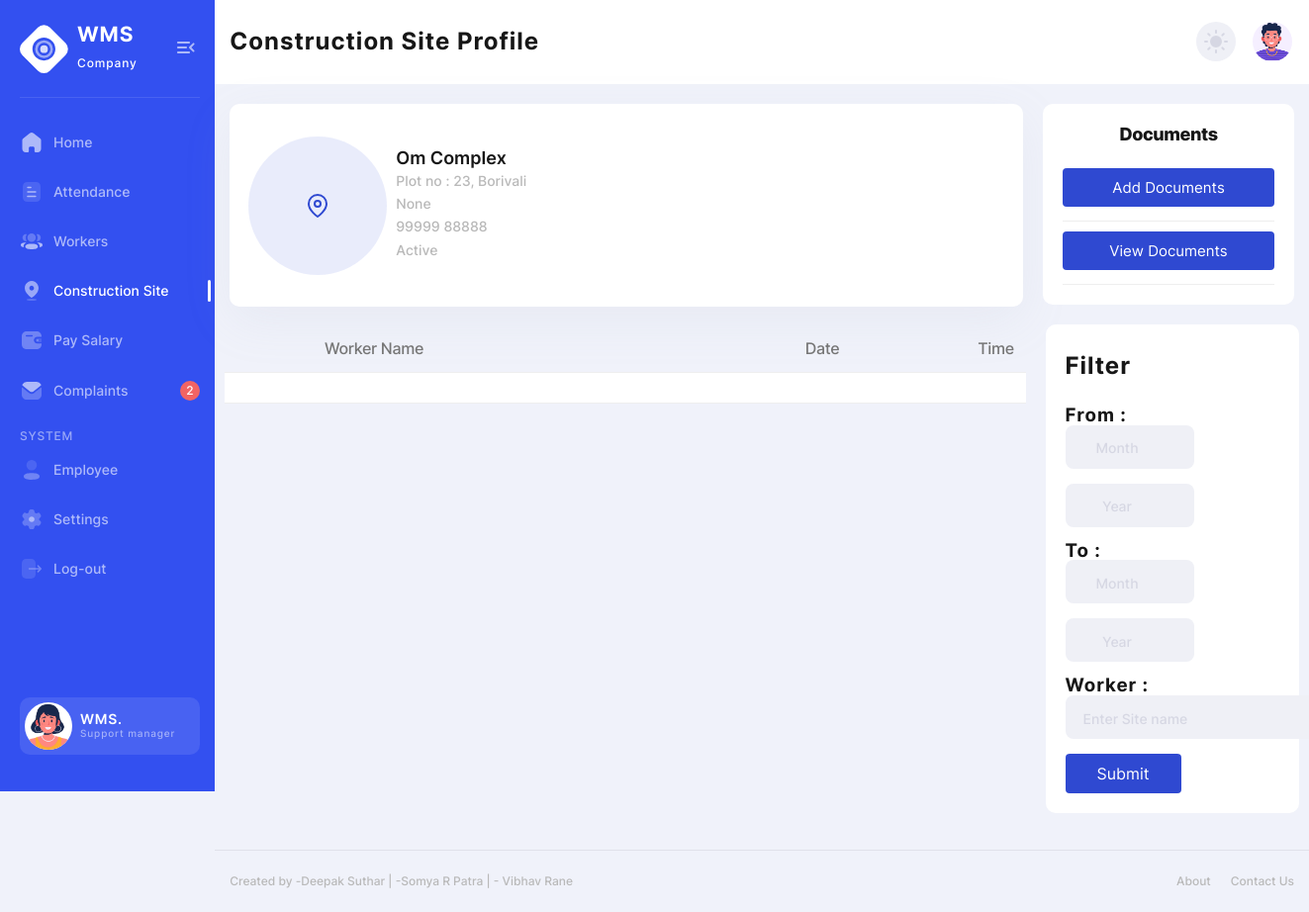
The page /construction_site_profile/1 (signed in) on the database its author committed.
### admpage/models.py (models this page shows, shortened)
class Site(models.Model):
    STATUS =(
        ('Active','Active'),
        ('Unactive','Unactive'),
        ('Finished','Finished',),
    )
    sname = models.CharField(max_length=200,null=True)
    status = models.CharField(max_length=10,null=True,choices=STATUS)
    location = models.CharField(max_length=300,null=True)
    city = models.CharField(max_length=100,null=True)
    contact = models.CharField(max_length=20,null=True)

### admpage/views.py (the view)
@login_required(login_url='emplog')
def construction_site_profile(request, pk):
    construction_site_profile = Site.objects.get(id=pk)
    att = Attendance.objects.all().order_by('-ada','-atim')
    context = {'construction_site_profile':construction_site_profile,'att':att}
    return render(request, "site_profile.html", context)

### templates/site_profile.html (shortened to what this page needs)
{% load static %}
<!DOCTYPE html>
<html lang="en">
<head>
  <link rel="stylesheet" href="{% static 'css/style.css' %}">
</head>
<body>
<div class="page-flex">
  <aside class="sidebar">
    <div class="sidebar-start">
        <div class="sidebar-head">
            <a href="/" class="logo-wrapper" title="Home">
                <span class="icon logo" aria-hidden="true"></span>
                <div class="logo-text">
                    <span class="logo-title">WMS</span>
                    <span class="logo-subtitle">Company</span>
                </div>
            </a>
            <button class="sidebar-toggle transparent-btn" title="Menu" type="button">
                <span class="icon menu-toggle" aria-hidden="true"></span>
            </button>
        </div>
        <div class="sidebar-body">
            <ul class="sidebar-body-menu">
                <li>
                    <a class=" " href="/home"><span class="icon home" aria-hidden="true"></span>Home</a>
                </li>
                <li>
                    <a class=" " href="/attendance">
                        <span class="icon document" aria-hidden="true"></span>Attendance
                    </a>
                </li>
                <li>
                    <a class="" href="/workers">
                        <span class="icon user-3" aria-hidden="true"></span>Workers
                    </a>
                </li>
                <li>
                    <a class="active" href="/construction">
                        <span class="icon location" aria-hidden="true"></span>Construction Site
                    </a>
                </li>
                <li>
                    <a class=" " href="/paysalary">
                        <span class="icon wallet" aria-hidden="true"></span>Pay Salary
                    </a>
                </li>
                <li>
                    <a class=" " href="/complaints">
                        <span class="icon message" aria-hidden="true"></span>Complaints
                    </a>
                    <span class="msg-counter">2</span>
                </li>
            </ul>
            <span class="system-menu__title">system</span>
            <ul class="sidebar-body-menu">
                <li>
                  <a class=" " href="/empreg">
                    <span class="icon profile" aria-hidden="true"></span>Employee
                </a>
                </li>
                <li>
                    <a href="##"><span class="icon setting" aria-hidden="true"></span>Settings</a>
                </li>
                <li>
                  <a href="{% url 'logout' %}"><span class="icon log-out" aria-hidden="true"></span>Log-out</a>
                </li>
            </ul>
        </div>
    </div>
    <div class="sidebar-footer">
        <a href="##" class="sidebar-user">
            <span class="sidebar-user-img">
                <picture><source srcset="{% static 'img/avatar/avatar-illustrated-01.webp' %}" type="image/webp"><img src="{% static 'img/avatar/avatar-illustrated-01.png' %}" alt="User name"></picture>
            </span>
            <div class="sidebar-user-info">
                <span class="sidebar-user__title">WMS.</span>
                <span class="sidebar-user__subtitle">Support manager</span>
            </div>
        </a>
    </div>
</aside>
  <div class="main-wrapper">
    <nav class="main-nav--bg">
  <div class="container main-nav">
    <div class="main-nav-start">
        <h2 class="main-title">Construction Site Profile</h2>
    </div>
    <div class="main-nav-end">
      <button class="theme-switcher gray-circle-btn" type="button" title="Switch theme">
        <i class="sun-icon" data-feather="sun" aria-hidden="true"></i>
      </button>
      <div class="nav-user-wrapper">
        <button href="##" class="nav-user-btn dropdown-btn" title="My profile" type="button">
          <span class="nav-user-img">
            <picture><source srcset="{% static 'img/avatar/avatar-illustrated-02.webp' %}" type="image/webp"><img src="{% static 'img/avatar/avatar-illustrated-02.png' %}" alt="User name"></picture>
          </span>
        </button>
      </div>
    </div>
  </div>
</nav>
    <main class="main users chart-page" id="skip-target">
      <div class="container">
        <div class="row stat-cards">
          <div class="col-lg-9">
            <article class="stat-cards-item-site">
                <div class="stat-cards-icon-site-profile primary">
                    <i data-feather="map-pin" aria-hidden="true"></i>
                </div>
                <div class="stat-cards-info-site">
                    <p class="stat-cards-info__name-site">{{construction_site_profile.sname}}</p>
                    <p class="stat-cards-info__title-site">{{construction_site_profile.location}} </p>
                    <p class="stat-cards-info__title-site">{{construction_site_profile.city}}</p>
                    <p class="stat-cards-info__title-site">{{construction_site_profile.contact}}</p>
                    <p class="stat-cards-info__title-site">{{construction_site_profile.status}}</p>
                </div>
            </article>
          </div>
          <div class="col-lg-3">
            <article class="white-block-center">
              <div class="top-cat-title">
                <h3>Documents</h3>
              </div>
              <ul class="top-cat-list">
                <li>
                  <a href="##">
                    <div class="top-cat-list__title">
                      <button class="button1-fix primary-default-btn transparent-btn">Add Documents</button>
                    </div></a></li>
                    <li>
                      <a href="##">
                        <div class="top-cat-list__title">
                          <button class="button1-fix primary-default-btn transparent-btn">View Documents</button>
                        </div></a></li></ul></article>
          </div>
        </div>
      <div class="row">
        <div class="col-lg-9">
          <div class="users-table table-wrapper">
            <table class="posts-table">
              <thead>
                <tr class="users-table-info">
                  <th></th>
                  <th>Worker Name</th>
                  <th>Date</th>
                  <th>Time</th>
                </tr>
              </thead>
              <tbody>
                <tr>
                  <td></td>
                  <td></td>
                  <td></td>
                  <td></td>
                </tr>
              </tbody>
            </table>
          </div>
        </div>
        <div class="col-lg-3">
          <article class="white-block">
            <h2 class="main-title">Filter</h2>
            <br>
              <form>
                <h3 class="filter-text">From :
                  <br>
                  <input class="form-date-input" list="month" type="text" placeholder="Month" required>
                      <input class="form-date-input" list="year" type="text" placeholder="Year" required>
                  </h3>
                  <h3 class="filter-text">
                  To :
                  <br>
                  <input class="form-date-input" list="month" type="text" placeholder="Month" required>
                  <input class="form-date-input" list="year" type="text" placeholder="Year" required>
                </h3>
                <h3 class="filter-text">
                  Worker :
                  <br>
                  <input class="form-input" list="worker" type="text" placeholder="Enter Site name" required>
                </h3>
                <button class="button1 primary-default-btn transparent-btn">Submit</button>
              </form>
          </article>
        </div>
      </div>
      </div>
    </main>
    <footer class="footer">
  <div class="container footer--flex">
    <div class="footer-start">
      <p>Created by -Deepak Suthar | -Somya R Patra | - Vibhav Rane</p>
    </div>
    <ul class="footer-end">
      <li><a href="##">About</a></li>
      <li><a href="##">Contact Us</a></li>
    </ul>
  </div>
</footer>
  </div>
</div>
</body>
</html>

### rows shown on the page
Site: sname "Om Complex", location "Plot no : 23, Borivali", city "None", contact "99999 88888", status "Active"
